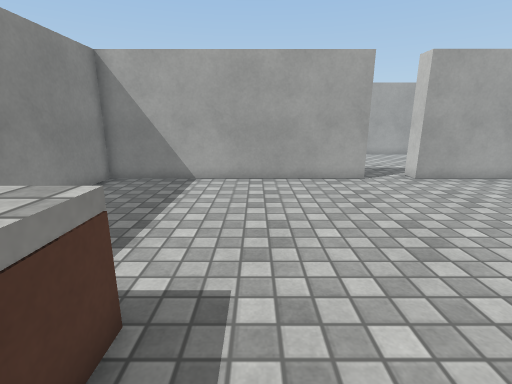
view 1 (above)

16 first-person views from a walk through a Unity game level. The camera is 1.2 m above the floor, tilts 14° down and sees 85° across. The floor is counted in squares, 0.5 m on a side. Each view is taken from the middle of a square. On the plan, view 1 faces up. The plan holds only what a view shows up to about 18 squares ahead; the rest is blank. The place goes on beyond the plan. The player character is not drawn. Door leaves are left out, so doorways stand open. Surface patterns are stand-ins for the level's own textures.

view 2
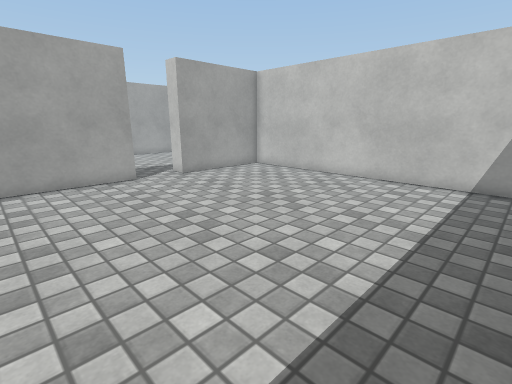

view 3
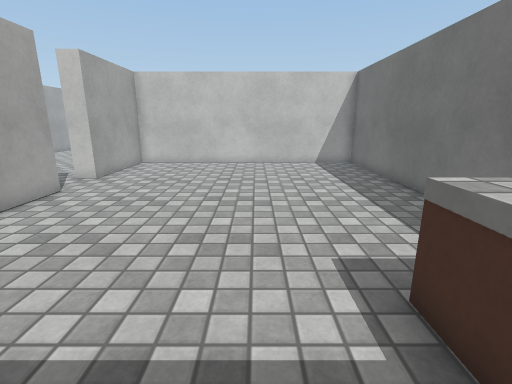

view 4
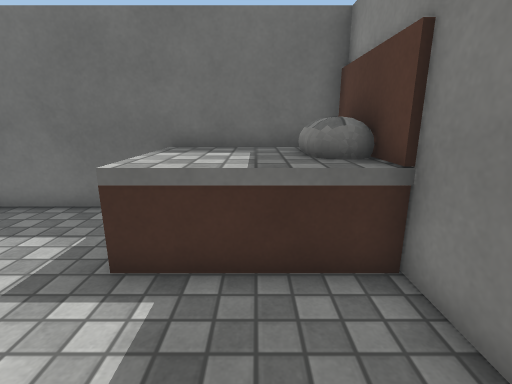

view 5
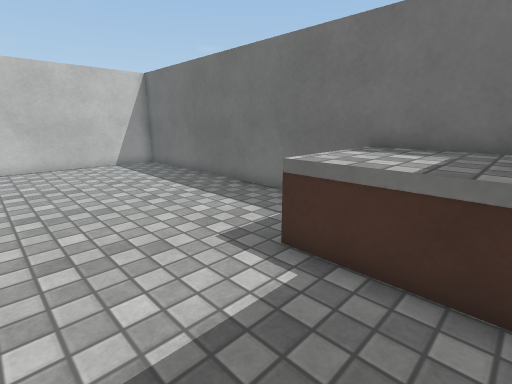

view 6
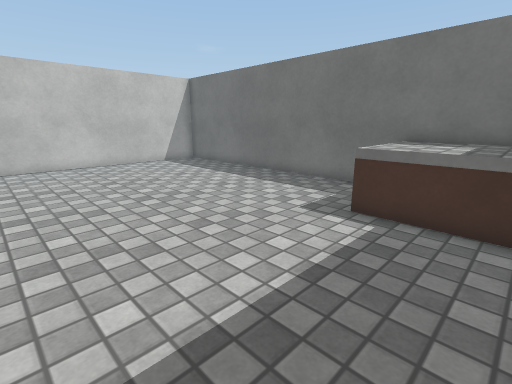

view 7
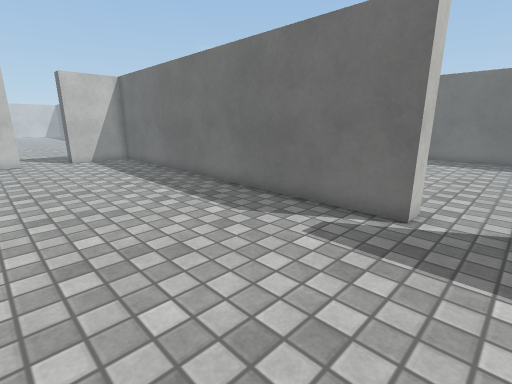

view 8
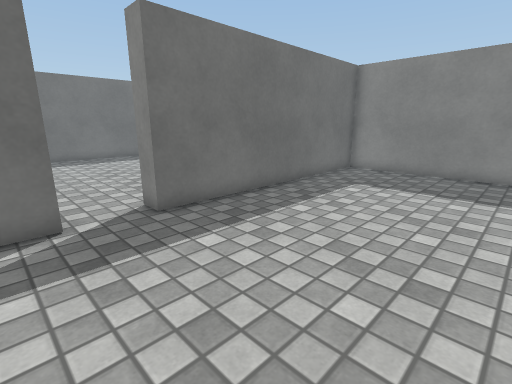

view 9
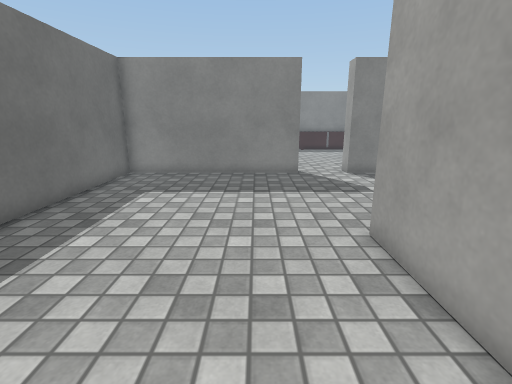

view 10
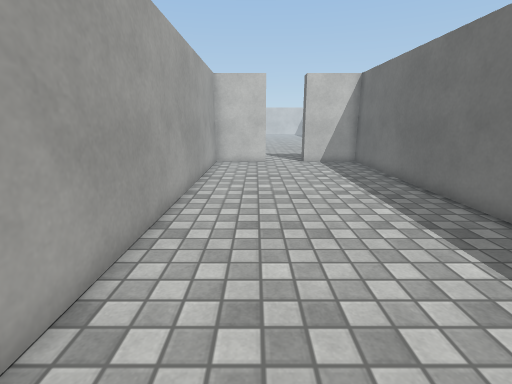

view 11
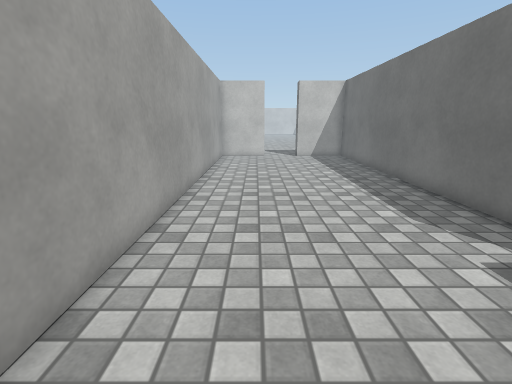

view 12
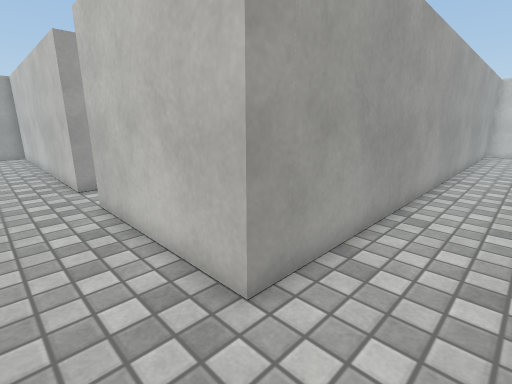

view 13
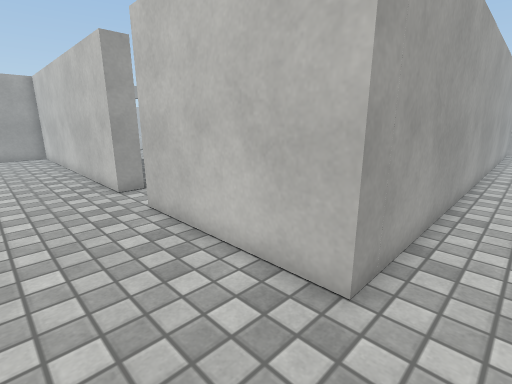

view 14
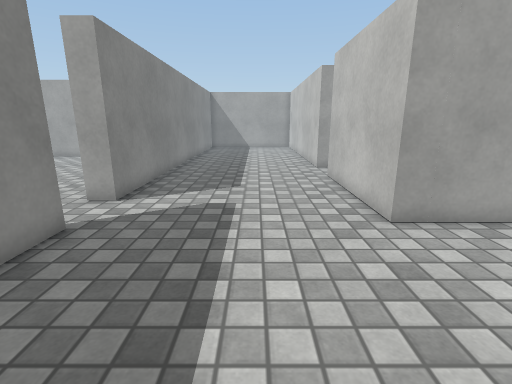

view 15
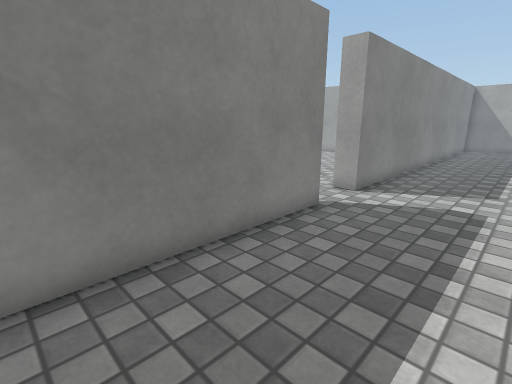

view 16
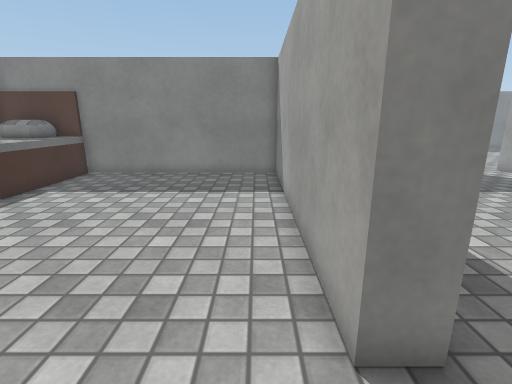

### Floor plan
Points are (right, up) in squares from view 1. A wall is a line through its corners. A room is listed if a view was taken in it or the views show most of it. See-through windows are left out.
Room 1 (views 1, 2, 3, 4, 5, 6, 16)
walls: (4.7, 12) (-6.4, 12) (-6.4, 3.5); (-6.2, -0.8) (12, -0.8) (12, 12) (6.9, 12)
ways out: open door at (6, 12) to room 2
objects: bed (-6, 0) to (-2, 3)
Room 2 (views 7, 8, 9, 10, 11, 12, 13, 14, 15)
walls: (6.9, 12) (6.9, 12.8) (24.4, 12.8) (24.4, 16); (2.2, 30.1) (1.3, 30.1) (1.3, 33.5); (-6.4, 21.1) (-6.4, 12.8) (4.7, 12.8) (4.7, 12); (-6.4, 33.5) (-6.4, 23.4); (24.4, 18.4) (24.4, 21.5) (1.3, 21.5) (1.3, 27.8)
ways out: open door at (6, 12) to room 1; open door at (-7, 22); open door at (2, 29); open door at (25, 17)

Where each view was taken, in squares from view 1:
view 1: 0 up, 0 right, facing up
view 2: 0 up, 0 right, facing up-right
view 3: 5 up, 5 left, facing right
view 4: 7 up, 4 left, facing down
view 5: 7 up, 5 left, facing down-right
view 6: 10 up, 5 left, facing down-right
view 7: 20 up, 5 right, facing down-right
view 8: 20 up, 8 right, facing down-left
view 9: 19 up, 7 right, facing left
view 10: 19 up, 7 right, facing right
view 11: 19 up, 4 right, facing right
view 12: 19 up, 1 left, facing up-right
view 13: 20 up, 2 left, facing up-right
view 14: 15 up, 2 left, facing up
view 15: 14 up, 2 left, facing up-left
view 16: 11 up, 7 right, facing left
